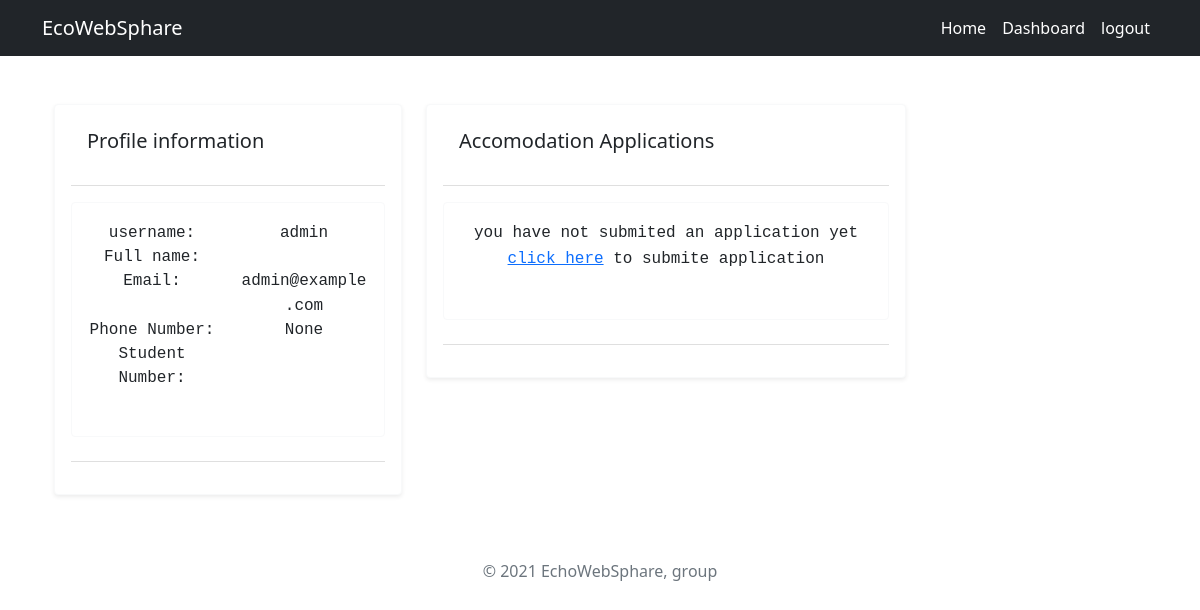
Before: /dashboard/ (signed in) with the older database file.
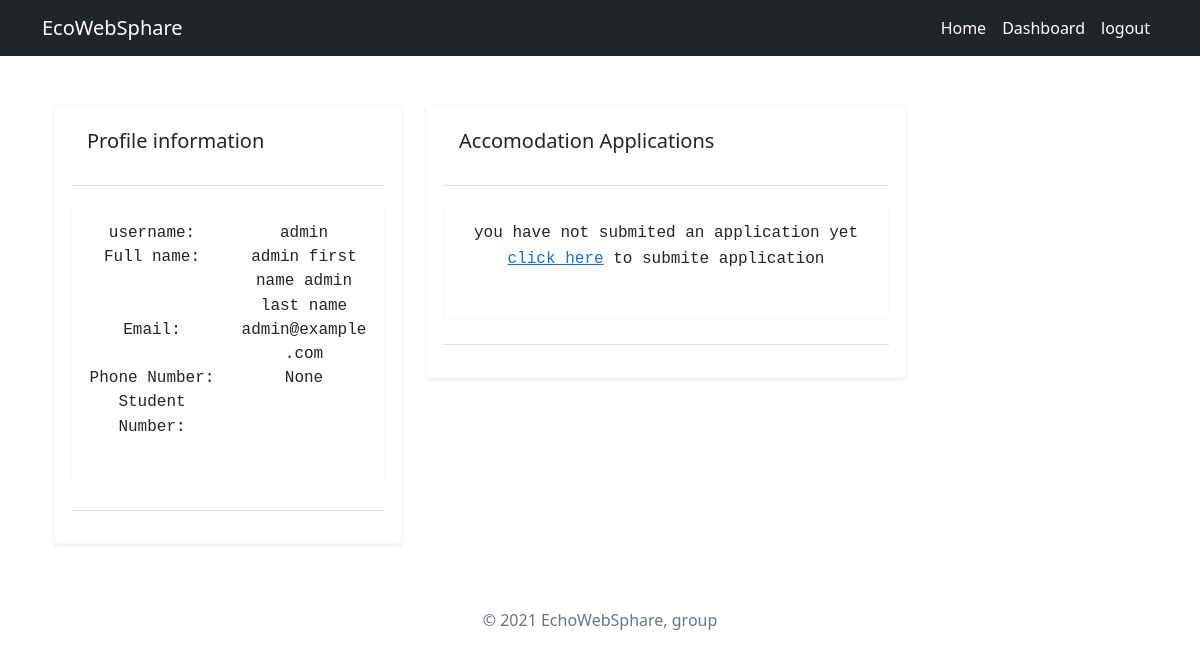
After: the same page with the newer database file.
### accounts/models.py (models this page shows, shortened)
class Profile(models.Model):
    class USER_TYPES(models.TextChoices):
        STUDENT = "STUDENT", "STUDENT"
        LANDLORD = "LANDLORD", "LANDLORD"
    class GENDER_TYPES(models.TextChoices):
        MALE = 'MALE', ('MALE')
        FEMALE = 'FEMALE',('FEMALE')
    user = models.OneToOneField(settings.AUTH_USER_MODEL, on_delete=models.CASCADE, related_name="profile")
    first_name = models.CharField(max_length=100,blank=True, null=True)
    last_name = models.CharField(max_length=100,blank=True, null=True)
    user_type  = models.CharField(max_length=8,choices=USER_TYPES.choices,default=USER_TYPES.STUDENT)
    gender  = models.CharField(max_length=6,choices=GENDER_TYPES.choices,default=GENDER_TYPES.MALE)
    ID_number = models.CharField("ID number",max_length=13,blank=True, null=True)
    phone_number = models.CharField("Contact Number: ", max_length=10,blank=True, null=True)
    date_of_birth = models.DateField('Date of Birth: ', blank=True, null=True)
    def is_student(self):
        return (self.user_type == 'STUDENT')
    class  Meta:
        verbose_name = 'Profile'
        verbose_name_plural  =  "Profiles"
        ordering = ("last_name", "first_name")

class User(AbstractBaseUser):
    username = models.CharField(max_length=150)
    email = models.EmailField(verbose_name='email address',max_length=255,unique=True,)
    is_admin = models.BooleanField(default=False)
    is_active = models.BooleanField(default=True)
    date_joined = models.DateTimeField(auto_now_add=True)
    objects = MyUserManager()
    USERNAME_FIELD = 'email'
    REQUIRED_FIELDS = ['username']

### accounts/views.py (the view, shortened to what this page needs)
# urls.py: path('dashboard/',DashboardView.as_view(), name='dashboard'),
@method_decorator(login_required(login_url='login'), name='dispatch')
class DashboardView(View):
    profile = None
    success_url = reverse_lazy('dashbord')
    def dispatch(self, request, *args, **kwargs):
        self.profile, __ = Profile.objects.get_or_create(user=request.user)
        return super(DashboardView, self).dispatch(request, *args, **kwargs)
    def get(self, request):
        context = {
            'profile': self.profile,
        }
        return render(request, 'dashboard.html', context)

### templates/dashboard.html (shortened to what this page needs)
{% extends 'base.html' %}
{% load crispy_forms_tags %}
{% block content %}
<div class="container mt-5">
    <div class="row">
        <div class="col-sm-12 col-md-4 col-lg-4 col-4">
            <form action="{% url 'dashboard' %}">
                <div class="card card-body bg-white border-light shadow-sm mb-4">
                    <div class="card-header bg-white mb-3">
                        <h2 class="h5 mb-4">Profile information</h2>
                    </div>
                    <div class="col-12 mb-4">
                        <div class="card border-light text-center p-0">
                            <div class="card-body pb-5">
                                <div class="row">
                                    <div class="col-6">
                                        <samp class="h6">username:</samp>
                                    </div>
                                    <div class="col-6">
                                        <samp class="h6">{{ profile.user.username }}</samp>
                                    </div>
                                    <div class="col-6">
                                        <samp class="h6">Full name:</samp>
                                    </div>
                                    <div class="col-6">
                                        <samp class="h6">{{ profile.first_name }} {{ profile.last_name}}</samp>
                                    </div>
                                    <div class="col-6">
                                        <samp class="h6">Email:</samp>
                                    </div>
                                    <div class="col-6">
                                        <samp class="h6">{{ request.user.email }}</samp>
                                    </div>
                                    <div class="col-6">
                                        <samp class="h6">Phone Number:</samp>
                                    </div>
                                    <div class="col-6">
                                        <samp class="h6">{{ profile.phone_number}}</samp>
                                    </div>
                                    {% if profile.is_student %}
                                    <div class="col-6">
                                        <samp class="h6">Student Number:</samp>
                                    </div>
                                    <div class="col-6">
                                    </div>
                                    {% endif %}
                                </div>
                            </div>
                        </div>
                    </div>
                    <div class="card-footer bg-white">
                    </div>
                </div>
            </form>
        </div>
        <div class="col-sm-12 col-8 col-md-8 col-lg-8 col-xxl-8">
            {% if profile.is_student %}
            <div class="col-lg-8 col-md-8 col-xl-8 col-sm-12">
                <div style="width: 100%;" class="card card-body bg-white border-light shadow-sm mb-4">
                    <div class="card-header bg-white mb-3">
                        <h2 class="h5 mb-4">Accomodation Applications</h2>
                    </div>
                    <div class="col-12 mb-4">
                        <div class="card border-light text-center p-0">
                            <div class="card-body pb-5">
                                <samp>you have not submited an application yet <a href="#">click here</a> to submite
                                    application</samp>
                            </div>
                        </div>
                    </div>
                    <div class="card-footer bg-white">
                    </div>
                </div>
            </div>
        {% endif %}
    </div>
</div>
</div>
{% endblock %}

Changed rows visible on the page:
changed Profile "None": first_name (not shown) → "admin first name"; last_name (not shown) → "admin last name"
